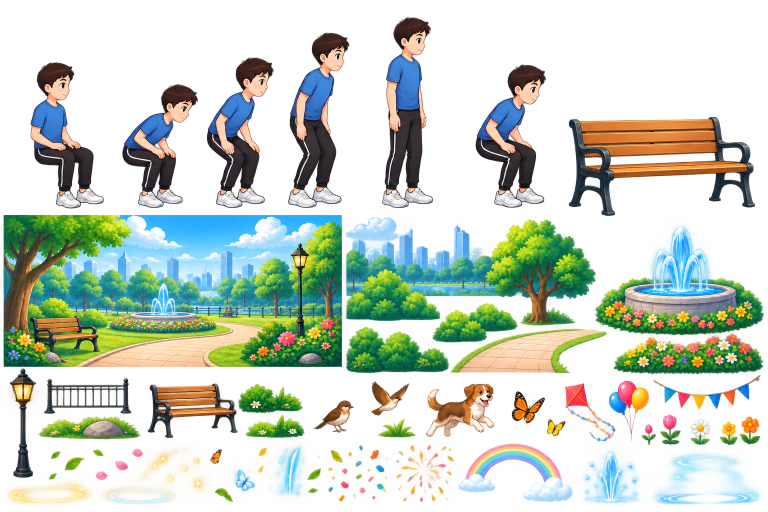
#> input picture software/games/rehab_game_center/design/vitality-park/character-pose-master-v1.png, 1536 x 1024 px (shown at 1/2 size)
$ python build-vitality-assets.py
#> lines starting #> are read from the running program, lines starting #| are printed output that depends on the picture; after the words box and inside, x2 and y2 are one past the last pixel; in counts of white or black regions, pixels touching at a corner belong together
from PIL import Image, ImageFilter, ImageEnhance
import numpy as np, cv2
from pathlib import Path

ROOT = Path(__file__).resolve().parents[1]
SRC = ROOT / 'design/vitality-park/character-pose-master-v1.png'
OUT = ROOT / 'src/pages-vitality-park/static'
CHAR = OUT/'character'; BG=OUT/'backgrounds'; PROPS=OUT/'props'; EVENTS=OUT/'events'; EFFECTS=OUT/'effects'
for d in (CHAR,BG,PROPS,EVENTS,EFFECTS): d.mkdir(parents=True, exist_ok=True)

im = Image.open(SRC).convert('RGBA')
#> im is the input picture: PIL image 1536x1024 RGBA; mean R, G, B, A 106.4, 119.3, 96.4, 100.2
a = np.array(im.getchannel('A'))
mask=(a>20).astype(np.uint8)
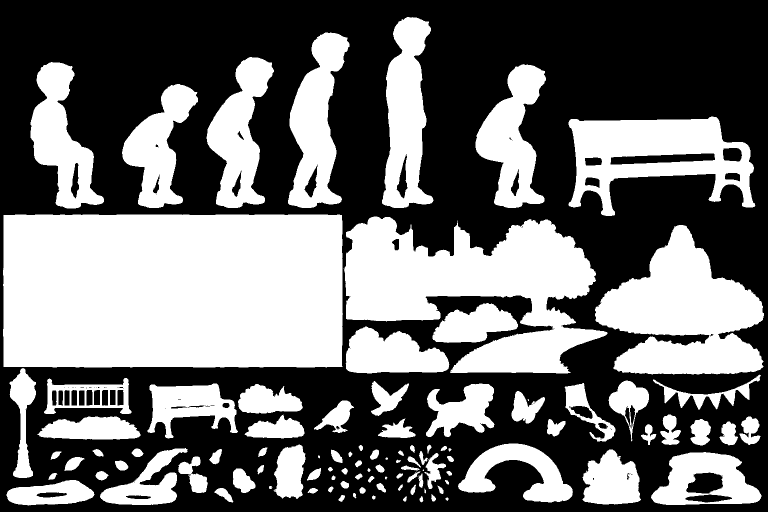
#> mask: shape (1024, 1536) (shown at 1/2 size); values 0 (black) and 1 (white), 43.5% white; 109 white regions (12 under 20 px), largest, box (x1, y1, x2, y2) and area: (6, 429, 686, 735) 206746, (688, 433, 1215, 747) 88820, (1190, 450, 1528, 749) 59289
num, labels, stats, cent = cv2.connectedComponentsWithStats(mask, 8)
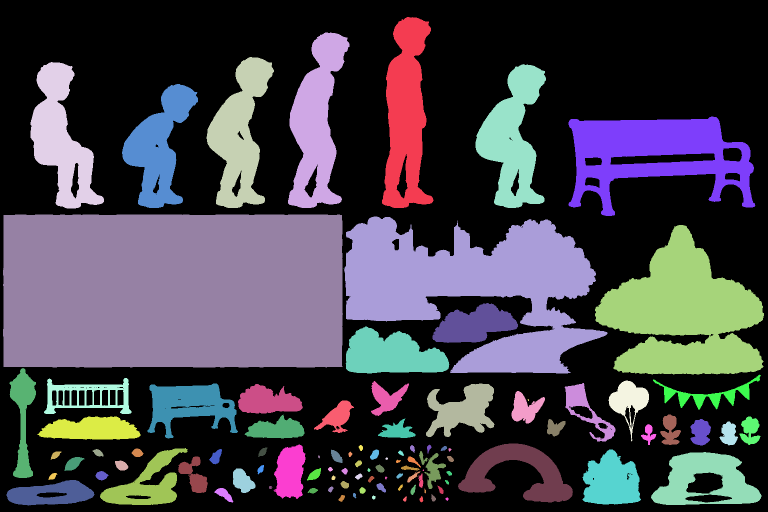
#> labels: shape (1024, 1536) int32 (shown at 1/2 size); 110 distinct labels, from 0 to 109; one colour per label, 0 black
#> num = 110; stats = 110 rows, first 6: [0, 0, 1536, 1024, 889330], [764, 34, 103, 382, 24453], [576, 65, 123, 351, 23448], [413, 114, 135, 302, 20844], [61, 124, 147, 293, 20472], [951, 128, 141, 288, 21116]; cent = 110 pairs, first value 45.62 to 1500, second value 229 to 998.4

def component(idx, pad=4):
    x,y,w,h,area=map(int,stats[idx])
    x0=max(0,x-pad); y0=max(0,y-pad); x1=min(im.width,x+w+pad); y1=min(im.height,y+h+pad)
    return im.crop((x0,y0,x1,y1))

def trim_alpha(img, threshold=3, pad=2):
    aa=np.array(img.getchannel('A'))
    ys,xs=np.where(aa>threshold)
    if len(xs)==0: return img
    l=max(0,int(xs.min())-pad); r=min(img.width,int(xs.max())+pad+1)
    t=max(0,int(ys.min())-pad); b=min(img.height,int(ys.max())+pad+1)
    return img.crop((l,t,r,b))

def bottom_anchor_x(img):
    aa=np.array(img.getchannel('A'))
    ys,xs=np.where(aa>32)
    bottom=int(ys.max())
    band=(aa[max(0,bottom-26):bottom+1,:]>32)
    by,bx=np.where(band)
    if len(bx)==0: return img.width//2
    # Right-facing character has both shoes; median gives stable foot centre.
    return int(np.median(bx))

def make_pose(idx, out_name):
    crop=trim_alpha(component(idx,3))
    # Standard transparent canvas. All poses share the same foot anchor and body scale.
    canvas=Image.new('RGBA',(260,430),(0,0,0,0))
    ax=bottom_anchor_x(crop)
    left=130-ax
    top=416-crop.height
    canvas.alpha_composite(crop,(left,top))
    canvas.save(CHAR/out_name)

# Source component IDs: consistent character mother sheet, no chairs.
for idx,name in [(4,'sitting.png'),(6,'lean-forward.png'),(3,'lift-off.png'),(2,'half-standing.png'),(1,'standing.png'),(5,'sit-back.png')]:
    make_pose(idx,name)
#> this loop made 6 passes

# Independent bench.
bench=trim_alpha(component(7,4))
bench.save(PROPS/'bench.png')

# Crisp far background from the text-free park layer. Upscale once at source-production time.
far=component(10,0)
far=far.resize((1280,720), Image.Resampling.LANCZOS)
base=Image.new('RGBA',far.size,(157,219,255,255))
base.alpha_composite(far)
base.convert('RGB').save(BG/'park-far.webp','WEBP',quality=94,method=6)

# Mid layer: natural shrubs at the sides; leave the centre open for fountain/event growth.
mid=Image.new('RGBA',(1280,720),(0,0,0,0))
#> mid: PIL image 1280x720 RGBA; every value is 0
for idx,pos,maxw in [(14,(0,350),360),(15,(915,342),365)]:
    c=trim_alpha(component(idx,2)); scale=min(1.75,maxw/c.width); c=c.resize((int(c.width*scale),int(c.height*scale)),Image.Resampling.LANCZOS); mid.alpha_composite(c,pos)
#> this loop made 2 passes
#> (x in component, y in component, w in component, h in component, area in component, x0 in component, y0 in component, x1 in component) on passes 1 to 2: (865, 606, 171, 80, 8552, 863, 604, 1038), (691, 653, 208, 94, 13521, 689, 651, 901)
mid.save(BG/'park-mid.png')

# Foreground layer: low grass/flower clusters on screen edges only, never over the character.
front=Image.new('RGBA',(1280,720),(0,0,0,0))
for idx,pos,scale in [(24,(15,585),2.2),(31,(1020,610),2.0),(33,(0,650),1.8),(35,(1110,635),2.5)]:
    c=trim_alpha(component(idx,2)); c=c.resize((int(c.width*scale),int(c.height*scale)),Image.Resampling.LANCZOS); front.alpha_composite(c,pos)
#> this loop made 4 passes
#> (x in component, y in component, w in component, h in component, area in component, x0 in component, y0 in component, x1 in component) on passes 1 to 4: (476, 768, 130, 59, 5258, 474, 766, 608), (489, 829, 120, 48, 3581, 487, 827, 611), (75, 833, 207, 46, 7176, 73, 831, 284), (756, 837, 75, 39, 1551, 754, 835, 833)
#> c: PIL image 197x107 RGBA
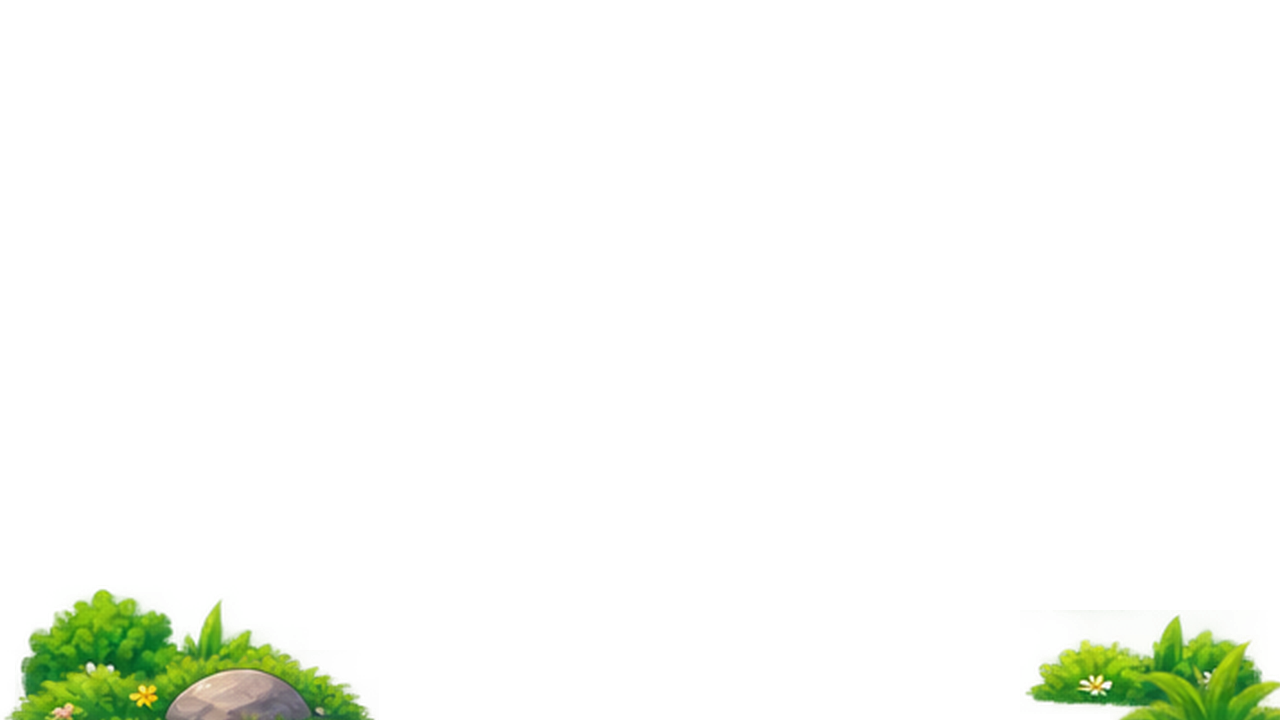
#> front: PIL image 1280x720 RGBA; mean R, G, B, A 6.5, 10.9, 2.5, 11.8; transparent parts drawn white
front.save(BG/'park-foreground.png')

# Event assets integrated into the park (no circular icon containers).
# Bird perched / butterfly / dog / kite / flags / lamp / rainbow.
for idx,name in [(27,'bird.png'),(25,'butterfly.png'),(22,'dog.png'),(23,'kite.png'),(17,'flags.png'),(16,'lamp.png'),(40,'rainbow.png')]:
    trim_alpha(component(idx,3)).save(EVENTS/name)
#> this loop made 7 passes
#> (x in component, y in component, w in component, h in component, area in component, x0 in component, y0 in component, x1 in component) on passes 1 to 7: (628, 801, 80, 65, 2284, 625, 798, 711), (1023, 782, 67, 65, 2387, 1020, 779, 1093), (852, 767, 137, 107, 8446, 849, 764, 992), (1129, 766, 102, 117, 3482, 1126, 763, 1234), (1306, 749, 216, 71, 3370, 1303, 746, 1525), (19, 736, 53, 220, 5330, 16, 733, 75), (916, 887, 230, 118, 12150, 913, 884, 1149)
#> pass 1, `trim_alpha(component(idx,3)).save(EVENTS/name)`:
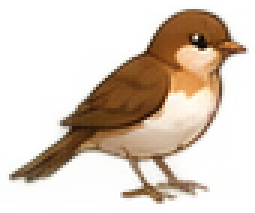
#> saved as bird.png: PIL image 85x71 RGBA (shown 3 times larger); mean R, G, B, A 124.3, 106.1, 60.9, 84.3; transparent parts drawn white
# Fountain and flower bed are two areas of the same connected source component.
cf=component(11,2)
# crop relative areas; preserve alpha.
fountain=trim_alpha(cf.crop((0,0,cf.width,205)))
flowers=trim_alpha(cf.crop((0,178,cf.width,cf.height)))
#> in trim_alpha (call 22), `aa=np.array(img.getchannel('A'))`:
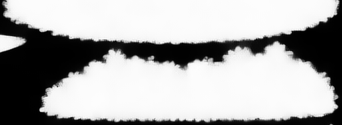
#> aa: shape (125, 342); min 0, max 253, mean 170.3
#> in trim_alpha (call 22), `b = min(img.height, int(ys.max()) + pad + 1)`: b = 125
#> in trim_alpha (call 22), `return img.crop((l,t,r,b))`:
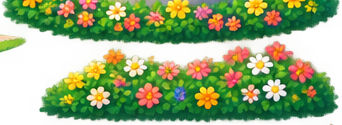
#> returned value: PIL image 342x125 RGBA; mean R, G, B, A 97.8, 128.9, 59.5, 170.3; transparent parts drawn white
fountain.save(EVENTS/'fountain.png'); flowers.save(EVENTS/'flowers.png')
# Celebration: clean confetti/event burst from the source sheet.
trim_alpha(component(58,3)).save(EVENTS/'celebration.png')

# Keep existing effect images; add a soft ground shadow generated locally.
shadow=Image.new('RGBA',(420,110),(0,0,0,0))
#> shadow: PIL image 420x110 RGBA; every value is 0
arr=np.zeros((110,420,4),dtype=np.uint8)
y,x=np.ogrid[:110,:420]
d=((x-210)/190)**2+((y-55)/33)**2
alpha=np.clip((1-d)*62,0,62).astype(np.uint8)
arr[:,:,3]=alpha
Image.fromarray(arr,'RGBA').filter(ImageFilter.GaussianBlur(9)).save(EFFECTS/'ground-shadow.png')
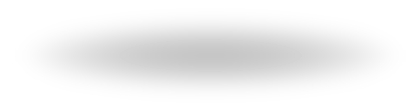
#> saved as ground-shadow.png: PIL image 420x110 RGBA; mean R, G, B, A 0, 0, 0, 13; transparent parts drawn white

print('Vitality Park assets rebuilt from high-resolution transparent source sheet.')
